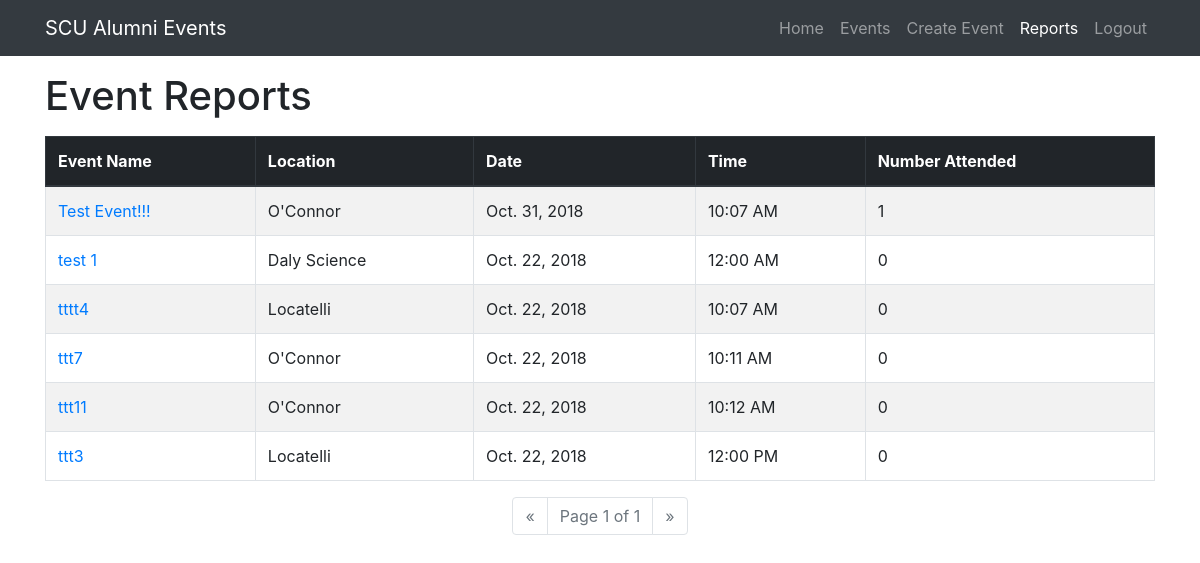
Before: /attendance/reports (signed in) with the older database file.
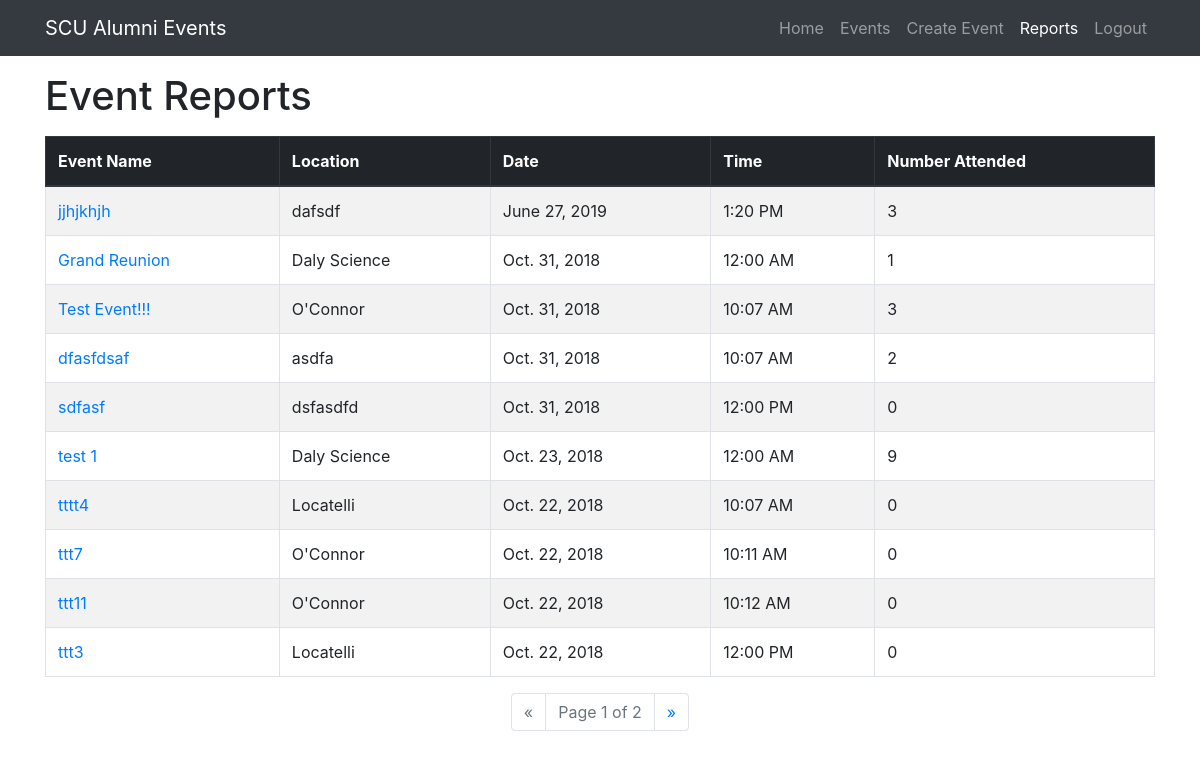
After: the same page with the newer database file.
### attendance/models.py (models this page shows, shortened)
class Event(models.Model):
    name = models.CharField(max_length=200, help_text='Enter an event name')
    description = models.TextField(max_length=1500, help_text='Enter an event description')
    location = models.CharField(max_length=75, help_text='Enter location of event')
    date = models.DateField()
    time = models.TimeField()
    numAttend = models.IntegerField(default=0)
    approved = models.BooleanField(default=False)
    image = models.ImageField()

### attendance/views.py (the view)
# urls.py: path('reports', views.reports, name='report'),
def reports(request):
    event_list = Event.objects.all()
    event_list = event_list.filter(approved=True, date__lte=today)
    event_list = event_list.order_by('-date', 'time')
    paginator = Paginator(event_list, 10)  # Show 10 contacts per page
    page = request.GET.get('page')
    events = paginator.get_page(page)
    return render(request, 'reportPage.html', {'events': events})

### attendance/templates/reportPage.html (shortened to what this page needs)
<!DOCTYPE html>
<html lang="en">
<head>
  <link rel="stylesheet" href="https://stackpath.bootstrapcdn.com/bootstrap/4.1.3/css/bootstrap.min.css">
</head>
{% if user.is_superuser %}
<body>
  {% block navbar %}
  <nav class="navbar navbar-expand-lg navbar-dark bg-dark static-top">
    <div class="container">
      <a class="navbar-brand" href="{% url 'index' %}">SCU Alumni Events</a>
      <div class="collapse navbar-collapse" id="navbarResponsive">
        <ul class="navbar-nav ml-auto">
          <li class="nav-item">
            <a class="nav-link" href="{% url 'index' %}">Home</a>
          </li>
          <li class="nav-item">
            <a class="nav-link" href="{% url 'events' %}">Events</a>
          </li>
          <li class="nav-item">
            <a class="nav-link" href="{% url 'new_event' %}">Create Event</a>
          </li>
          <li class="nav-item active">
            {% if user.is_superuser %}
            <a class="nav-link" href="{% url 'report' %}">Reports
            </a>
            {% endif %}
          </li>
          <li class="nav-item">
            {% if user.is_authenticated %}
            <a class="nav-link" href="{% url 'logout' %}">Logout</a>
            {% else %}
            <a class="nav-link" href="{% url 'login' %}">Login</a>
            {% endif %}
          </li>
        </ul>
      </div>
    </div>
  </nav>
  {% endblock %}
  {% block content %}
  <div class="container mt-3">
    <h1>Event Reports</h1>
    {% if events %}
    <table class="table table-bordered table-striped mt-3">
      <thead class="thead-dark">
        <tr>
          <th>Event Name</th>
          <th>Location</th>
          <th>Date</th>
          <th>Time</th>
          <th>Number Attended</th>
        </tr>
      </thead>
      <tbody>
        {% for event in events %}
        <tr>
          <td><a href="{% url 'event_detail' event.pk %}">{{ event.name }}</a></td>
          <td>{{ event.location }}</td>
          <td>{{ event.date }}</td>
          <td>{{ event.time|time:'g:i A' }}</td>
          <td>{{ event.numAttend }}</td>
        </tr>
        {% endfor %}
      </tbody>
    </table>
    <nav aria-label="pagination">
    <ul class="pagination justify-content-center">
        {% if events.has_previous %}
        <li class="page-item">
          <a class="page-link" href="?page={{ events.previous_page_number }}" tabindex="-1">&laquo;</a>
        </li>
        {% else %}
        <li class="page-item disabled">
          <a class="page-link" href="#" tabindex="-1">&laquo;</a>
        </li>
        {% endif %}
        <li class="page-item disabled">
          <a class="page-link" href="#">Page {{ events.number }} of {{ events.paginator.num_pages }}</a>
        </li>
        {% if events.has_next %}
        <li class="page-item">
          <a class="page-link" href="?page={{ events.next_page_number }}">&raquo;</a>
        </li>
        {% else %}
        <li class="page-item disabled">
          <a class="page-link" href="#">&raquo;</a>
        </li>
        {% endif %}
    </ul>
  </nav>
    {% else %}
    <div class="row">
      <div class="col-lg-12 text-center">
        <p class="lead">There are currently no event reports to view</p>
      </div>
    </div>
    {% endif %}
  </div>
  {% endblock %}
</body>
{% else %}
<body>
  <h1>You are not authorized to view this page.</h1>
</body>
{% endif %}
</html>

Changed rows visible on the page:
added Event: name "jjhjkhjh", location "dafsdf", date "June 27, 2019", time "1:20 PM", numAttend "3"
added Event: name "Grand Reunion", location "Daly Science", date "Oct. 31, 2018", time "12:00 AM", numAttend "1"
changed Event "Test Event!!!": numAttend "1" → "3"
added Event: name "dfasfdsaf", location "asdfa", date "Oct. 31, 2018", time "10:07 AM", numAttend "2"
added Event: name "sdfasf", location "dsfasdfd", date "Oct. 31, 2018", time "12:00 PM", numAttend "0"
changed Event "test 1": date "Oct. 22, 2018" → "Oct. 23, 2018"; numAttend "0" → "9"
Other visible differences:
{{ events.paginator.num_pages }}: "1" → "2"
